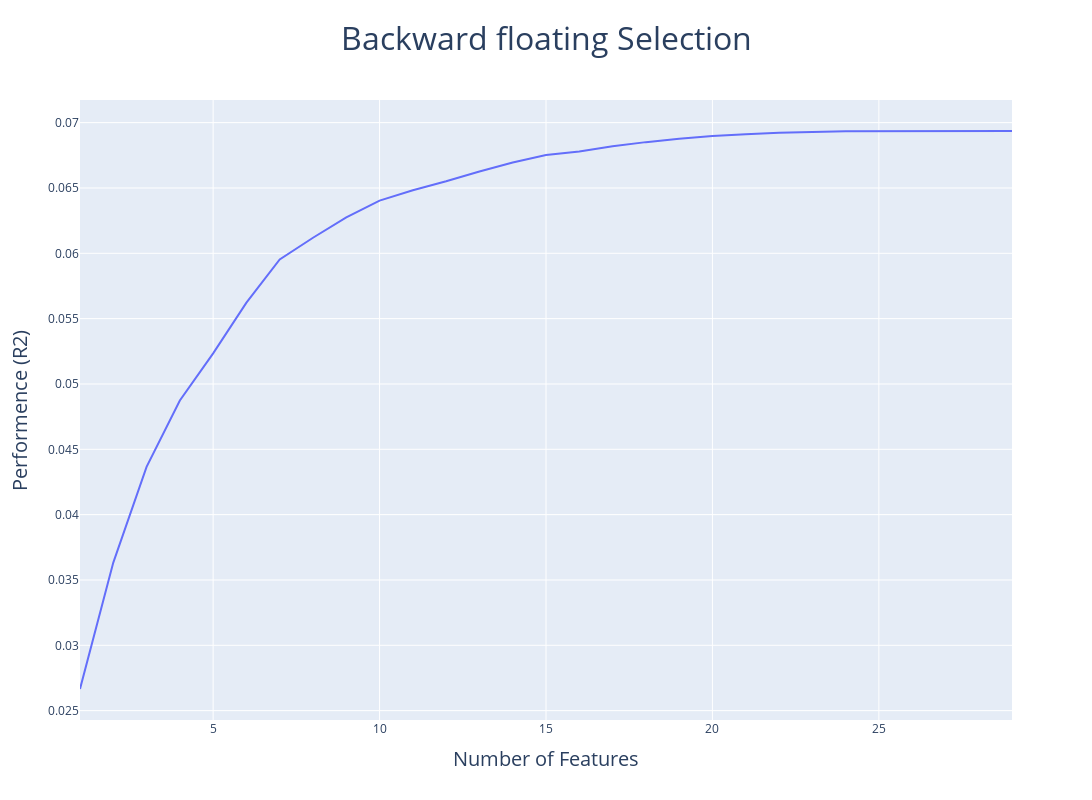

The code cell stored with this chart in its notebook:
### Code cell
import plotly.graph_objects as go

metric_dict = sbfs.get_metric_dict()
k_features = list(metric_dict.keys())
avg_scores = np.array([metric_dict[k]['avg_score'] for k in k_features])
std_devs = np.array([metric_dict[k]['std_dev'] for k in k_features])

fig = go.Figure()
fig.add_trace(go.Scatter(x=k_features, y=avg_scores, mode='lines', name='Average Score'))
# fig.add_trace(go.Scatter(x=k_features, y=avg_scores + std_devs, mode='lines', line=dict(color='gray'), name='Upper Bound'))
# fig.add_trace(go.Scatter(x=k_features, y=avg_scores - std_devs, mode='lines', line=dict(color='gray'), fill='tonexty', name='Lower Bound'))
fig.update_layout(
    title = {
        'text': 'Backward floating Selection',
        'font': {'size': 32},
        'x': 0.5
    }, 
    xaxis_title = {
        'text': 'Number of Features',
        'font': {'size': 20}
    }, 
    yaxis_title = {
        'text': 'Performence (R2)',
        'font': {'size': 20}
    }, 
    width = 1200,
    height = 800)

# Show figure
fig.show()

### Figure 1 — Plotly figure (JSON) as saved in the notebook; plotly's stock layout.template omitted (floating-point values rounded to 4 significant figures)
{"data": [{"mode": "lines", "name": "Average Score", "type": "scatter", "x": [29, 28, 27, 26, 25, 24, 23, 22, 21, 20, 19, 18, 17, 16, 15, 14, 13, 12, 11, 10, 9, 8, 7, 6, 5, 4, 3, 2, 1], "y": [0.06936, 0.06936, 0.06936, 0.06936, 0.06935, 0.06933, 0.06929, 0.06923, 0.06912, 0.06897, 0.06876, 0.06851, 0.06819, 0.0678, 0.06752, 0.06695, 0.06626, 0.06551, 0.06483, 0.06404, 0.06274, 0.06119, 0.05953, 0.05622, 0.05234, 0.04873, 0.04365, 0.03633, 0.02666]}], "layout": {"height": 800, "title": {"font": {"size": 32}, "text": "Backward floating Selection", "x": 0.5}, "width": 1200, "xaxis": {"title": {"font": {"size": 20}, "text": "Number of Features"}}, "yaxis": {"title": {"font": {"size": 20}, "text": "Performence (R2)"}}}}
